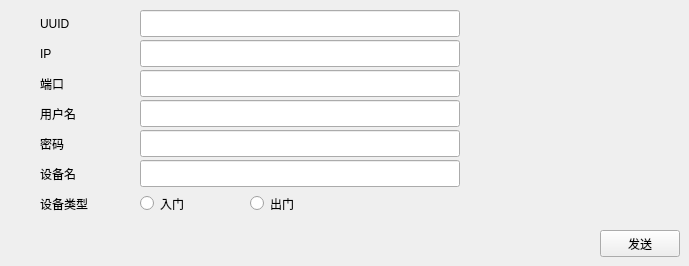
        <widget class="QWidget" name="page1">
         <widget class="QLabel" name="iplab1">
          <property name="geometry">
           <rect>
            <x>40</x>
            <y>40</y>
            <width>80</width>
            <height>27</height>
           </rect>
          </property>
          <property name="minimumSize">
           <size>
            <width>0</width>
            <height>27</height>
           </size>
          </property>
          <property name="text">
           <string>IP</string>
          </property>
          <property name="margin">
           <number>5</number>
          </property>
         </widget>
         <widget class="QLabel" name="post1">
          <property name="geometry">
           <rect>
            <x>40</x>
            <y>70</y>
            <width>80</width>
            <height>27</height>
           </rect>
          </property>
          <property name="minimumSize">
           <size>
            <width>0</width>
            <height>27</height>
           </size>
          </property>
          <property name="text">
           <string>端口</string>
          </property>
          <property name="margin">
           <number>5</number>
          </property>
         </widget>
         <widget class="QLabel" name="usedlab1">
          <property name="geometry">
           <rect>
            <x>40</x>
            <y>100</y>
            <width>80</width>
            <height>27</height>
           </rect>
          </property>
          <property name="minimumSize">
           <size>
            <width>0</width>
            <height>27</height>
           </size>
          </property>
          <property name="text">
           <string>用户名</string>
          </property>
          <property name="margin">
           <number>5</number>
          </property>
         </widget>
         <widget class="QLabel" name="passwordlab1">
          <property name="geometry">
           <rect>
            <x>40</x>
            <y>130</y>
            <width>80</width>
            <height>27</height>
           </rect>
          </property>
          <property name="minimumSize">
           <size>
            <width>0</width>
            <height>27</height>
           </size>
          </property>
          <property name="text">
           <string>密码</string>
          </property>
          <property name="margin">
           <number>5</number>
          </property>
         </widget>
         <widget class="QLabel" name="devlab1">
          <property name="geometry">
           <rect>
            <x>40</x>
            <y>160</y>
            <width>80</width>
            <height>27</height>
           </rect>
          </property>
          <property name="minimumSize">
           <size>
            <width>0</width>
            <height>27</height>
           </size>
          </property>
          <property name="text">
           <string>设备名</string>
          </property>
          <property name="margin">
           <number>5</number>
          </property>
         </widget>
         <widget class="QPushButton" name="send1">
          <property name="geometry">
           <rect>
            <x>600</x>
            <y>230</y>
            <width>80</width>
            <height>27</height>
           </rect>
          </property>
          <property name="minimumSize">
           <size>
            <width>80</width>
            <height>27</height>
           </size>
          </property>
          <property name="text">
           <string>发送</string>
          </property>
         </widget>
         <widget class="QLineEdit" name="ipEdit1">
          <property name="geometry">
           <rect>
            <x>140</x>
            <y>40</y>
            <width>320</width>
            <height>27</height>
           </rect>
          </property>
          <property name="minimumSize">
           <size>
            <width>0</width>
            <height>27</height>
           </size>
          </property>
         </widget>
         <widget class="QLineEdit" name="postEdit1">
          <property name="geometry">
           <rect>
            <x>140</x>
            <y>70</y>
            <width>320</width>
            <height>27</height>
           </rect>
          </property>
          <property name="minimumSize">
           <size>
            <width>0</width>
            <height>27</height>
           </size>
          </property>
         </widget>
         <widget class="QLineEdit" name="usedEdit1">
          <property name="geometry">
           <rect>
            <x>140</x>
            <y>100</y>
            <width>320</width>
            <height>27</height>
           </rect>
          </property>
          <property name="minimumSize">
           <size>
            <width>0</width>
            <height>27</height>
           </size>
          </property>
         </widget>
         <widget class="QLineEdit" name="passwordEdit1">
          <property name="geometry">
           <rect>
            <x>140</x>
            <y>130</y>
            <width>320</width>
            <height>27</height>
           </rect>
          </property>
          <property name="minimumSize">
           <size>
            <width>0</width>
            <height>27</height>
           </size>
          </property>
         </widget>
         <widget class="QLineEdit" name="devEdit1">
          <property name="geometry">
           <rect>
            <x>140</x>
            <y>160</y>
            <width>320</width>
            <height>27</height>
           </rect>
          </property>
          <property name="minimumSize">
           <size>
            <width>0</width>
            <height>27</height>
           </size>
          </property>
         </widget>
         <widget class="QLabel" name="uuidlab1">
          <property name="geometry">
           <rect>
            <x>40</x>
            <y>10</y>
            <width>80</width>
            <height>27</height>
           </rect>
          </property>
          <property name="minimumSize">
           <size>
            <width>0</width>
            <height>27</height>
           </size>
          </property>
          <property name="text">
           <string>UUID</string>
          </property>
          <property name="margin">
           <number>5</number>
          </property>
         </widget>
         <widget class="QLineEdit" name="uuidEdit1">
          <property name="geometry">
           <rect>
            <x>140</x>
            <y>10</y>
            <width>320</width>
            <height>27</height>
           </rect>
          </property>
          <property name="minimumSize">
           <size>
            <width>0</width>
            <height>27</height>
           </size>
          </property>
         </widget>
         <widget class="QRadioButton" name="indoorrbtn1">
          <property name="geometry">
           <rect>
            <x>140</x>
            <y>190</y>
            <width>90</width>
            <height>27</height>
           </rect>
          </property>
          <property name="text">
           <string>入门</string>
          </property>
         </widget>
         <widget class="QRadioButton" name="outdoorrbtn1">
          <property name="geometry">
           <rect>
            <x>250</x>
            <y>190</y>
            <width>90</width>
            <height>27</height>
           </rect>
          </property>
          <property name="text">
           <string>出门</string>
          </property>
         </widget>
         <widget class="QLabel" name="typelab1">
          <property name="geometry">
           <rect>
            <x>40</x>
            <y>190</y>
            <width>80</width>
            <height>27</height>
           </rect>
          </property>
          <property name="minimumSize">
           <size>
            <width>0</width>
            <height>27</height>
           </size>
          </property>
          <property name="text">
           <string>设备类型</string>
          </property>
          <property name="margin">
           <number>5</number>
          </property>
         </widget>
        </widget>
